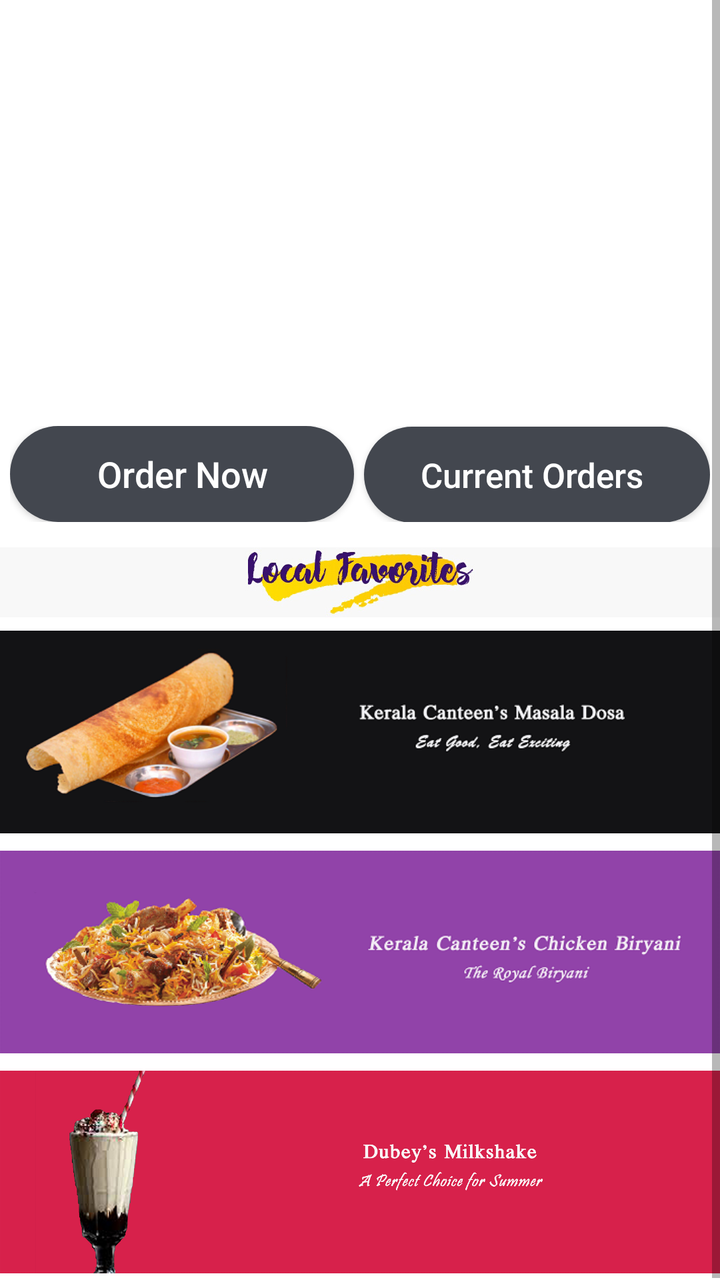
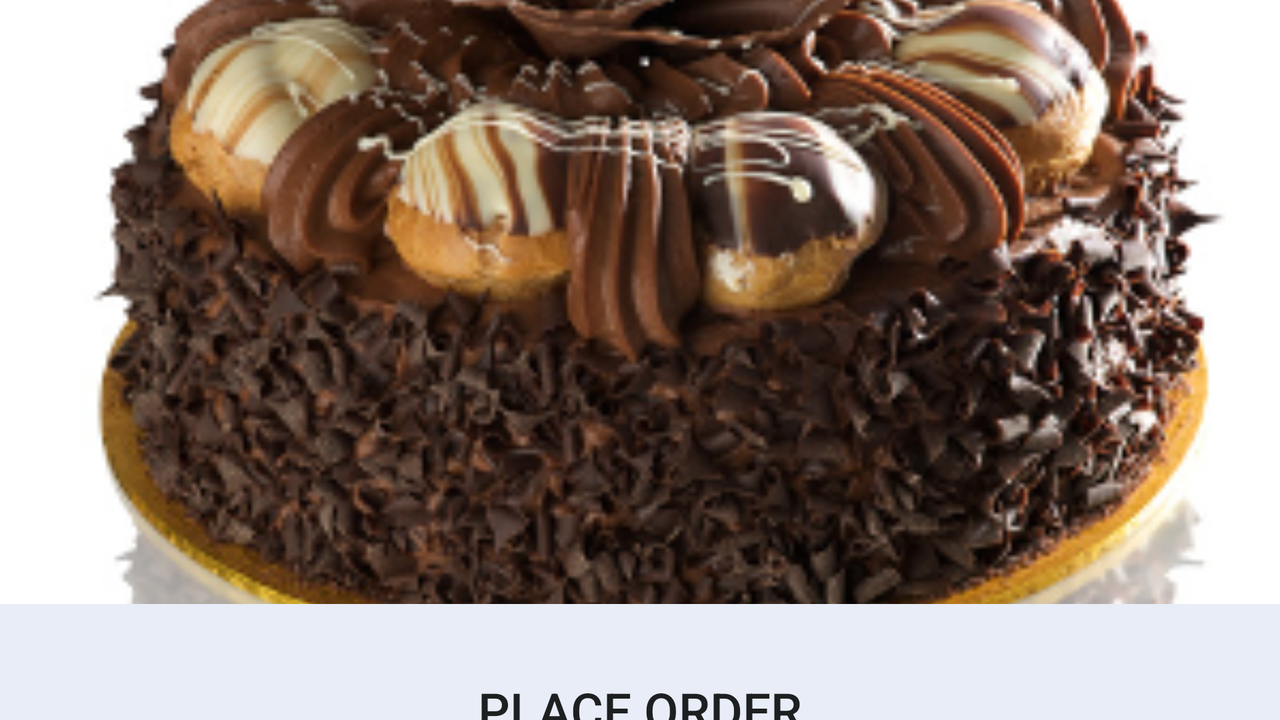

The same Android screen from two of the app's own layout files: first res/layout/ as a phone draws it, then the repository's variant for another configuration, drawn on a device whose configuration selects that folder. Both files follow.
<!-- AndroidManifest.xml: application theme AppTheme -->
<!-- res/layout/content_fazooz.xml -->
<?xml version="1.0" encoding="utf-8"?>

<RelativeLayout
    xmlns:android="http://schemas.android.com/apk/res/android"
    xmlns:app="http://schemas.android.com/apk/res-auto"
    xmlns:tools="http://schemas.android.com/tools"
    android:id="@+id/relativelayout_for_fragment"
    app:theme="@style/ThemeOverlay.AppCompat.Light"
    android:layout_width="match_parent"
    android:layout_height="match_parent"
    app:layout_behavior="@string/appbar_scrolling_view_behavior"
    tools:context="com.example.user.fazooz.Fazooz"
    tools:showIn="@layout/app_bar_fazooz"
    android:clickable="true"
    android:background="#FFFF">
    <ScrollView
        android:layout_width="match_parent"
        android:layout_height="match_parent">
    <LinearLayout
        android:layout_width="match_parent"
        android:layout_height="wrap_content"
        android:orientation="vertical">

        <android.support.v4.view.ViewPager
            android:id="@+id/viewPager"
            android:layout_width="fill_parent"
            android:layout_height="200dp"
            />

        <LinearLayout
            android:id="@+id/SliderDots"
            android:layout_marginTop="3dp"
            android:orientation="horizontal"
            android:gravity="center_vertical|center_horizontal"
            android:layout_width="match_parent"
            android:layout_height="wrap_content">

        </LinearLayout>


        
            
            
            


            
                
                
                
                
                

            
                
                
                
                
                

            
                
                
                
                
                

            
                
                
                
                
                
                

            
                
                
                
                
                

            
                
                
                
                
                


        

<LinearLayout
    android:layout_width="match_parent"
    android:layout_height="match_parent"
    android:layout_marginTop="10dp"
    android:orientation="horizontal"
    android:paddingLeft="5dp"
    android:paddingRight="5dp">

    <Button
        android:id="@+id/order_now"
        android:layout_width="wrap_content"
        android:layout_height="wrap_content"
        android:layout_weight="0.6"
        android:background="@drawable/round_corners_button"
        android:text="Order Now"
        android:textAllCaps="false"
        android:textColor="#FFF"
        android:textSize="18sp"
        android:alpha="50" />

    <Button
        android:id="@+id/current_order_foodzie"
        android:layout_width="wrap_content"
        android:layout_height="wrap_content"
        android:layout_marginLeft="5dp"
        android:layout_weight="0.4"
        android:background="@drawable/round_corners_button"
        android:paddingRight="5dp"
        android:text="Current Orders"
        android:alpha="50"
        android:textAllCaps="false"
        android:textColor="#FFF"
        android:textSize="17sp" />
</LinearLayout>

    <ImageView
        android:id="@+id/imageView5"
        android:layout_width="match_parent"
        android:layout_height="40dp"
        app:srcCompat="@drawable/local"
        android:layout_marginTop="10dp" />


    <ImageView
        android:id="@+id/imageView6"
        android:layout_width="fill_parent"
        android:layout_height="110dp"
        app:srcCompat="@drawable/dosa"
        android:layout_marginTop="0dp"
        android:onClick="cartzz"/>
        <ImageView
            android:layout_width="wrap_content"
            android:layout_height="110dp"
            android:src="@drawable/biryani"
            android:onClick="img_click_2"/>
        <ImageView
            android:layout_width="wrap_content"
            android:layout_height="110dp"
            android:src="@drawable/milkshake"
            android:onClick="img_click_3"/>

    </LinearLayout>
    </ScrollView>

</RelativeLayout>
<!-- res/layout/app_bar_fazooz.xml (included above) -->
<?xml version="1.0" encoding="utf-8"?>

<android.support.design.widget.CoordinatorLayout xmlns:android="http://schemas.android.com/apk/res/android"
    xmlns:app="http://schemas.android.com/apk/res-auto"
    xmlns:tools="http://schemas.android.com/tools"
    android:layout_width="match_parent"
    android:layout_height="match_parent"
    android:fitsSystemWindows="true"
    tools:context="com.example.user.fazooz.Fazooz">

    <android.support.design.widget.AppBarLayout
        android:layout_width="match_parent"
        android:layout_height="wrap_content"
        android:theme="@style/AppTheme.AppBarOverlay">

        <android.support.v7.widget.Toolbar
            android:id="@+id/toolbar"
            android:layout_width="match_parent"
            android:layout_height="?attr/actionBarSize"
            android:background="#FFF"
            app:popupTheme="@style/AppTheme.PopupOverlay" />

    </android.support.design.widget.AppBarLayout>

    <include layout="@layout/content_fazooz" />

</android.support.design.widget.CoordinatorLayout>
<!-- resources referenced by this layout -->
<resources>
  <!-- drawable biryani: png bitmap (drawable, 98042 bytes) -->
  <!-- drawable dosa: png bitmap (drawable, 87600 bytes) -->
  <!-- drawable local: png bitmap (drawable, 54721 bytes) -->
  <!-- drawable milkshake: png bitmap (drawable, 161592 bytes) -->
  <!-- drawable round_corners_button (drawable) -->
  <?xml version="1.0" encoding="utf-8"?>
  
  <selector xmlns:android="http://schemas.android.com/apk/res/android">
  <item>
      <shape android:shape="rectangle">
          <gradient android:startColor="#43474f"
              android:centerColor="#43474f"
              android:endColor="#43474f"/>
          <stroke android:color="#43474f"/>
          <corners android:radius="50dp"/>
      </shape>
  </item>
  </selector>
  <style name="AppTheme.AppBarOverlay" parent="ThemeOverlay.AppCompat.Dark.ActionBar" />
  <style name="AppTheme.PopupOverlay" parent="ThemeOverlay.AppCompat.Light" />
  <style name="AppTheme" parent="Theme.AppCompat.Light">
          
          <item name="colorPrimary">@color/colorPrimary</item>
          <item name="colorPrimaryDark">@color/colorPrimaryDark</item>
          <item name="colorAccent">@color/colorAccent</item>
      </style>
  <color name="colorPrimary">#FFFFFF</color>
  <color name="colorPrimaryDark">#000</color>
  <color name="colorAccent">#FF4081</color>
</resources>
<!-- res/layout-land/content_fazooz.xml (the repository's variant of the layout above) -->
<!-- drawn on the phone turned sideways -->
<?xml version="1.0" encoding="utf-8"?>
<RelativeLayout xmlns:android="http://schemas.android.com/apk/res/android"
    xmlns:app="http://schemas.android.com/apk/res-auto"
    xmlns:tools="http://schemas.android.com/tools"
    android:id="@+id/relativelayout_for_fragment"
    android:layout_width="match_parent"
    android:layout_height="match_parent"
    app:layout_behavior="@string/appbar_scrolling_view_behavior"
    tools:context="com.example.user.fazooz.Fazooz"
    tools:showIn="@layout/app_bar_fazooz"
    android:clickable="true"
    android:background="#e8edf7">



    <LinearLayout
        android:layout_width="fill_parent"
        android:layout_height="fill_parent"
        android:layout_alignParentBottom="true"
        android:layout_alignParentStart="true"
        android:layout_marginBottom="15dp">

        <ViewFlipper
            android:id="@+id/bckgrndViewFlipper1"
            android:layout_width="fill_parent"
            android:layout_height="3000dp">


            <ImageView
                android:id="@+id/bckgrndImageView5"
                android:layout_width="fill_parent"
                android:layout_height="302dp"
                android:scaleType="centerCrop"
                android:src="@drawable/cake" />

            <ImageView
                android:id="@+id/bckgrndImageView6"
                android:layout_width="fill_parent"
                android:layout_height="302dp"
                android:scaleType="centerCrop"
                android:src="@drawable/coldcake" />

            <ImageView
                android:id="@+id/bckgrndImageView1"
                android:layout_width="fill_parent"
                android:layout_height="302dp"
                android:scaleType="centerCrop"
                android:src="@drawable/download1" />

            <ImageView
                android:id="@+id/bckgrndImageView4"
                android:layout_width="fill_parent"
                android:layout_height="302dp"
                android:cropToPadding="true"
                android:scaleType="centerCrop"
                android:src="@drawable/download2" />

            <ImageView
                android:id="@+id/bckgrndImageView3"
                android:layout_width="fill_parent"
                android:layout_height="302dp"
                android:scaleType="centerCrop"
                android:src="@drawable/download4" />

            <ImageView
                android:id="@+id/bckgrndImageView2"
                android:layout_width="fill_parent"
                android:layout_height="302dp"
                android:scaleType="centerCrop"
                android:src="@drawable/download3" />


        </ViewFlipper>


    </LinearLayout>
<LinearLayout
    android:layout_width="match_parent"
    android:layout_height="match_parent"
    android:layout_alignParentTop="true"
    android:layout_alignParentStart="true"
    android:layout_marginStart="0dp"
    android:layout_marginTop="318dp">

    <Button
        android:id="@+id/button7"
        style="?android:attr/borderlessButtonStyle"
        android:layout_width="0dp"
        android:layout_height="74dp"
        android:layout_weight="0.10"
        android:text="PLACE ORDER"
        android:textSize="25dp"
        android:onClick="init1"/>


</LinearLayout>
    <LinearLayout
        android:layout_width="match_parent"
        android:layout_height="match_parent"
        android:layout_alignParentTop="true"
        android:layout_alignParentStart="true"
        android:layout_marginStart="0dp"
        android:layout_marginTop="398dp"
       >

        <Button
            android:id="@+id/button8"
            android:layout_width="0dp"
            android:layout_height="74dp"
            android:layout_weight="0.10"
            android:text="CURRENT ORDER"
            android:textSize="25dp"
            style="?android:attr/borderlessButtonStyle"
            android:onClick="init2"/>


    </LinearLayout>
</RelativeLayout>
<!-- res/layout/content_fazooz.xml (included above) -->
<?xml version="1.0" encoding="utf-8"?>

<RelativeLayout
    xmlns:android="http://schemas.android.com/apk/res/android"
    xmlns:app="http://schemas.android.com/apk/res-auto"
    xmlns:tools="http://schemas.android.com/tools"
    android:id="@+id/relativelayout_for_fragment"
    app:theme="@style/ThemeOverlay.AppCompat.Light"
    android:layout_width="match_parent"
    android:layout_height="match_parent"
    app:layout_behavior="@string/appbar_scrolling_view_behavior"
    tools:context="com.example.user.fazooz.Fazooz"
    tools:showIn="@layout/app_bar_fazooz"
    android:clickable="true"
    android:background="#FFFF">
    <ScrollView
        android:layout_width="match_parent"
        android:layout_height="match_parent">
    <LinearLayout
        android:layout_width="match_parent"
        android:layout_height="wrap_content"
        android:orientation="vertical">

        <android.support.v4.view.ViewPager
            android:id="@+id/viewPager"
            android:layout_width="fill_parent"
            android:layout_height="200dp"
            />

        <LinearLayout
            android:id="@+id/SliderDots"
            android:layout_marginTop="3dp"
            android:orientation="horizontal"
            android:gravity="center_vertical|center_horizontal"
            android:layout_width="match_parent"
            android:layout_height="wrap_content">

        </LinearLayout>


        
            
            
            


            
                
                
                
                
                

            
                
                
                
                
                

            
                
                
                
                
                

            
                
                
                
                
                
                

            
                
                
                
                
                

            
                
                
                
                
                


        

<LinearLayout
    android:layout_width="match_parent"
    android:layout_height="match_parent"
    android:layout_marginTop="10dp"
    android:orientation="horizontal"
    android:paddingLeft="5dp"
    android:paddingRight="5dp">

    <Button
        android:id="@+id/order_now"
        android:layout_width="wrap_content"
        android:layout_height="wrap_content"
        android:layout_weight="0.6"
        android:background="@drawable/round_corners_button"
        android:text="Order Now"
        android:textAllCaps="false"
        android:textColor="#FFF"
        android:textSize="18sp"
        android:alpha="50" />

    <Button
        android:id="@+id/current_order_foodzie"
        android:layout_width="wrap_content"
        android:layout_height="wrap_content"
        android:layout_marginLeft="5dp"
        android:layout_weight="0.4"
        android:background="@drawable/round_corners_button"
        android:paddingRight="5dp"
        android:text="Current Orders"
        android:alpha="50"
        android:textAllCaps="false"
        android:textColor="#FFF"
        android:textSize="17sp" />
</LinearLayout>

    <ImageView
        android:id="@+id/imageView5"
        android:layout_width="match_parent"
        android:layout_height="40dp"
        app:srcCompat="@drawable/local"
        android:layout_marginTop="10dp" />


    <ImageView
        android:id="@+id/imageView6"
        android:layout_width="fill_parent"
        android:layout_height="110dp"
        app:srcCompat="@drawable/dosa"
        android:layout_marginTop="0dp"
        android:onClick="cartzz"/>
        <ImageView
            android:layout_width="wrap_content"
            android:layout_height="110dp"
            android:src="@drawable/biryani"
            android:onClick="img_click_2"/>
        <ImageView
            android:layout_width="wrap_content"
            android:layout_height="110dp"
            android:src="@drawable/milkshake"
            android:onClick="img_click_3"/>

    </LinearLayout>
    </ScrollView>

</RelativeLayout>
<!-- resources referenced by the variant -->
<!-- as the phone turned sideways resolves them -->
<resources>
  <!-- drawable biryani: png bitmap (drawable, 98042 bytes) -->
  <!-- drawable cake: png bitmap (drawable-v21, 159307 bytes) -->
  <!-- drawable coldcake: png bitmap (drawable-v21, 187188 bytes) -->
  <!-- drawable dosa: png bitmap (drawable, 87600 bytes) -->
  <!-- drawable download1: png bitmap (drawable-v21, 188739 bytes) -->
  <!-- drawable download2: png bitmap (drawable-v21, 204220 bytes) -->
  <!-- drawable download3: png bitmap (drawable-v21, 189384 bytes) -->
  <!-- drawable download4: png bitmap (drawable-v21, 218417 bytes) -->
  <!-- drawable local: png bitmap (drawable, 54721 bytes) -->
  <!-- drawable milkshake: png bitmap (drawable, 161592 bytes) -->
  <!-- drawable round_corners_button (drawable) -->
  <?xml version="1.0" encoding="utf-8"?>
  
  <selector xmlns:android="http://schemas.android.com/apk/res/android">
  <item>
      <shape android:shape="rectangle">
          <gradient android:startColor="#43474f"
              android:centerColor="#43474f"
              android:endColor="#43474f"/>
          <stroke android:color="#43474f"/>
          <corners android:radius="50dp"/>
      </shape>
  </item>
  </selector>
  <style name="AppTheme.AppBarOverlay" parent="ThemeOverlay.AppCompat.Dark.ActionBar" />
  <style name="AppTheme.PopupOverlay" parent="ThemeOverlay.AppCompat.Light" />
  <style name="AppTheme" parent="Theme.AppCompat.Light">
          
          <item name="colorPrimary">@color/colorPrimary</item>
          <item name="colorPrimaryDark">@color/colorPrimaryDark</item>
          <item name="colorAccent">@color/colorAccent</item>
      </style>
  <color name="colorPrimary">#FFFFFF</color>
  <color name="colorPrimaryDark">#000</color>
  <color name="colorAccent">#FF4081</color>
</resources>
